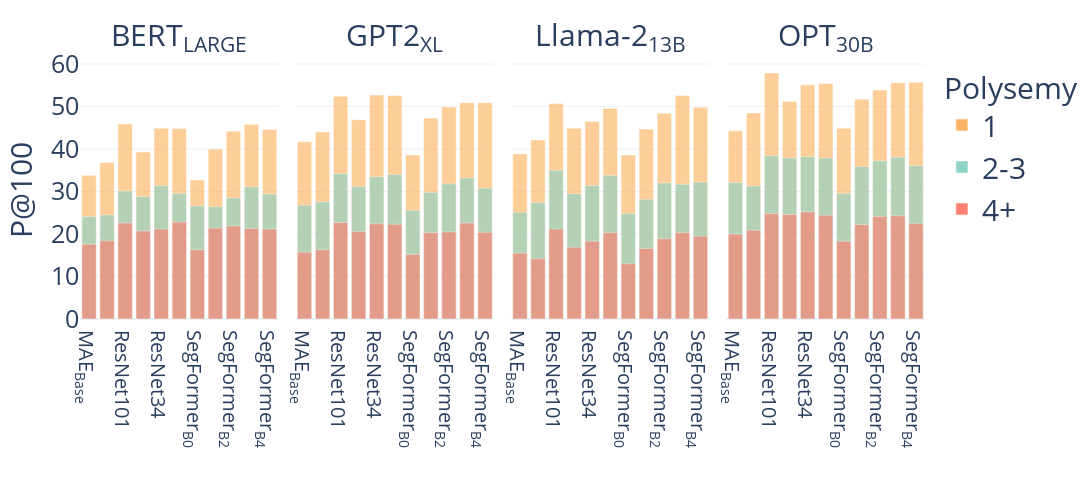

Here is the notebook cell this chart was saved with:
### Code cell
import plotly.express as px
# import plotly.graph_objects as go

# fig = go.Figure()
traces = []
# df['VM_Bins'] = table2['VM'] + '_' + table2['Bins']
color_scale = px.colors.qualitative.Set3

# Create stacked and grouped bar chart
fig = px.bar(table2, x='VM', y='P@100-CSLS', color='Bins', facet_col="LM",
             labels={'P@100-CSLS': 'P@100'},
            #  facet_col_wrap=3,
            #  category_orders={'VM': ['MAE-Huge', 'ResNet152', 'SegFormer-B5']},
             color_discrete_map={'1': color_scale[5],"2-3":color_scale[0],"4+":color_scale[3]},
             height=500, width=1500,
            #  facet_col_titles='none'
            #  barmode="group"
             )


for i, trace in enumerate(fig.data):
    # trace.marker.color = color_scale[i%3]  # Set color
    trace.marker.opacity = 0.65  # Set opacity


# Update layout for better appearance
fig.update_layout(barmode='overlay', showlegend=True,
                  font=dict(size=30),
                  yaxis=dict(title=dict(text='P@100', font=dict(size=30)), tickfont=dict(size=25)),  # Change y-axis font size
                  legend=dict(title=dict(text='Polysemy', font=dict(size=30))),
                  xaxis=dict(title=dict(text=''),tickfont=dict(size=20)),
                  xaxis2=dict(title=dict(text=''),tickfont=dict(size=20)),
                  xaxis3=dict(title=dict(text=''),tickfont=dict(size=20)),
                  xaxis4=dict(title=dict(text=''),tickfont=dict(size=20)),
                  template="plotly_white"
                  ) 

fig.for_each_annotation(lambda a: a.update(text=a.text.split("=")[-1]))

# fig.update_xaxes(title_text='', showgrid=False)

# fig.update_xaxes(title_font=dict(size=20), tickfont=dict(size=20))

# Show the plot
fig.show()
# fig.write_image(f"poly_remain_{set_name}.pdf")

### Figure 1 — Plotly figure (JSON) as saved in the notebook; plotly's stock layout.template omitted (floating-point values rounded to 4 significant figures)
{"data": [{"alignmentgroup": "True", "hovertemplate": "Bins=1<br>LM=BERT<sub>LARGE</sub><br>VM=%{x}<br>P@100=%{y}<extra></extra>", "legendgroup": "1", "marker": {"color": "rgb(253,180,98)", "opacity": 0.65, "pattern": {"shape": ""}}, "name": "1", "offsetgroup": "1", "orientation": "v", "showlegend": true, "textposition": "auto", "type": "bar", "x": ["MAE<sub>Base</sub>", "MAE<sub>Large</sub>", "ResNet101", "ResNet18", "ResNet34", "ResNet50", "SegFormer<sub>B0</sub>", "SegFormer<sub>B1</sub>", "SegFormer<sub>B2</sub>", "SegFormer<sub>B3</sub>", "SegFormer<sub>B4</sub>"], "xaxis": "x", "y": [33.8, 36.8, 45.9, 39.3, 44.9, 44.8, 32.7, 40, 44.2, 45.8, 44.6], "yaxis": "y"}, {"alignmentgroup": "True", "hovertemplate": "Bins=1<br>LM=GPT2<sub>XL</sub><br>VM=%{x}<br>P@100=%{y}<extra></extra>", "legendgroup": "1", "marker": {"color": "rgb(253,180,98)", "opacity": 0.65, "pattern": {"shape": ""}}, "name": "1", "offsetgroup": "1", "orientation": "v", "showlegend": false, "textposition": "auto", "type": "bar", "x": ["MAE<sub>Base</sub>", "MAE<sub>Large</sub>", "ResNet101", "ResNet18", "ResNet34", "ResNet50", "SegFormer<sub>B0</sub>", "SegFormer<sub>B1</sub>", "SegFormer<sub>B2</sub>", "SegFormer<sub>B3</sub>", "SegFormer<sub>B4</sub>"], "xaxis": "x2", "y": [41.7, 44, 52.4, 46.9, 52.7, 52.6, 38.6, 47.3, 49.9, 50.9, 50.9], "yaxis": "y2"}, {"alignmentgroup": "True", "hovertemplate": "Bins=1<br>LM=Llama-2<sub>13B</sub><br>VM=%{x}<br>P@100=%{y}<extra></extra>", "legendgroup": "1", "marker": {"color": "rgb(253,180,98)", "opacity": 0.65, "pattern": {"shape": ""}}, "name": "1", "offsetgroup": "1", "orientation": "v", "showlegend": false, "textposition": "auto", "type": "bar", "x": ["MAE<sub>Base</sub>", "MAE<sub>Large</sub>", "ResNet101", "ResNet18", "ResNet34", "ResNet50", "SegFormer<sub>B0</sub>", "SegFormer<sub>B1</sub>", "SegFormer<sub>B2</sub>", "SegFormer<sub>B3</sub>", "SegFormer<sub>B4</sub>"], "xaxis": "x3", "y": [38.9, 42.1, 50.7, 44.9, 46.5, 49.6, 38.6, 44.7, 48.4, 52.6, 49.8], "yaxis": "y3"}, {"alignmentgroup": "True", "hovertemplate": "Bins=1<br>LM=OPT<sub>30B</sub><br>VM=%{x}<br>P@100=%{y}<extra></extra>", "legendgroup": "1", "marker": {"color": "rgb(253,180,98)", "opacity": 0.65, "pattern": {"shape": ""}}, "name": "1", "offsetgroup": "1", "orientation": "v", "showlegend": false, "textposition": "auto", "type": "bar", "x": ["MAE<sub>Base</sub>", "MAE<sub>Large</sub>", "ResNet101", "ResNet18", "ResNet34", "ResNet50", "SegFormer<sub>B0</sub>", "SegFormer<sub>B1</sub>", "SegFormer<sub>B2</sub>", "SegFormer<sub>B3</sub>", "SegFormer<sub>B4</sub>"], "xaxis": "x4", "y": [44.3, 48.5, 57.9, 51.2, 55.1, 55.4, 44.9, 51.7, 53.9, 55.6, 55.7], "yaxis": "y4"}, {"alignmentgroup": "True", "hovertemplate": "Bins=2-3<br>LM=BERT<sub>LARGE</sub><br>VM=%{x}<br>P@100=%{y}<extra></extra>", "legendgroup": "2-3", "marker": {"color": "rgb(141,211,199)", "opacity": 0.65, "pattern": {"shape": ""}}, "name": "2-3", "offsetgroup": "2-3", "orientation": "v", "showlegend": true, "textposition": "auto", "type": "bar", "x": ["MAE<sub>Base</sub>", "MAE<sub>Large</sub>", "ResNet101", "ResNet18", "ResNet34", "ResNet50", "SegFormer<sub>B0</sub>", "SegFormer<sub>B1</sub>", "SegFormer<sub>B2</sub>", "SegFormer<sub>B3</sub>", "SegFormer<sub>B4</sub>"], "xaxis": "x", "y": [24.1, 24.5, 30.1, 28.8, 31.4, 29.6, 26.6, 26.4, 28.5, 31.1, 29.4], "yaxis": "y"}, {"alignmentgroup": "True", "hovertemplate": "Bins=2-3<br>LM=GPT2<sub>XL</sub><br>VM=%{x}<br>P@100=%{y}<extra></extra>", "legendgroup": "2-3", "marker": {"color": "rgb(141,211,199)", "opacity": 0.65, "pattern": {"shape": ""}}, "name": "2-3", "offsetgroup": "2-3", "orientation": "v", "showlegend": false, "textposition": "auto", "type": "bar", "x": ["MAE<sub>Base</sub>", "MAE<sub>Large</sub>", "ResNet101", "ResNet18", "ResNet34", "ResNet50", "SegFormer<sub>B0</sub>", "SegFormer<sub>B1</sub>", "SegFormer<sub>B2</sub>", "SegFormer<sub>B3</sub>", "SegFormer<sub>B4</sub>"], "xaxis": "x2", "y": [26.8, 27.6, 34.2, 31.2, 33.5, 34, 25.6, 29.8, 31.8, 33.2, 30.8], "yaxis": "y2"}, {"alignmentgroup": "True", "hovertemplate": "Bins=2-3<br>LM=Llama-2<sub>13B</sub><br>VM=%{x}<br>P@100=%{y}<extra></extra>", "legendgroup": "2-3", "marker": {"color": "rgb(141,211,199)", "opacity": 0.65, "pattern": {"shape": ""}}, "name": "2-3", "offsetgroup": "2-3", "orientation": "v", "showlegend": false, "textposition": "auto", "type": "bar", "x": ["MAE<sub>Base</sub>", "MAE<sub>Large</sub>", "ResNet101", "ResNet18", "ResNet34", "ResNet50", "SegFormer<sub>B0</sub>", "SegFormer<sub>B1</sub>", "SegFormer<sub>B2</sub>", "SegFormer<sub>B3</sub>", "SegFormer<sub>B4</sub>"], "xaxis": "x3", "y": [25.1, 27.4, 35, 29.5, 31.4, 33.8, 24.8, 28.2, 32, 31.7, 32.2], "yaxis": "y3"}, {"alignmentgroup": "True", "hovertemplate": "Bins=2-3<br>LM=OPT<sub>30B</sub><br>VM=%{x}<br>P@100=%{y}<extra></extra>", "legendgroup": "2-3", "marker": {"color": "rgb(141,211,199)", "opacity": 0.65, "pattern": {"shape": ""}}, "name": "2-3", "offsetgroup": "2-3", "orientation": "v", "showlegend": false, "textposition": "auto", "type": "bar", "x": ["MAE<sub>Base</sub>", "MAE<sub>Large</sub>", "ResNet101", "ResNet18", "ResNet34", "ResNet50", "SegFormer<sub>B0</sub>", "SegFormer<sub>B1</sub>", "SegFormer<sub>B2</sub>", "SegFormer<sub>B3</sub>", "SegFormer<sub>B4</sub>"], "xaxis": "x4", "y": [32.1, 31.3, 38.4, 37.9, 38.2, 37.9, 29.6, 35.9, 37.2, 38.1, 36.1], "yaxis": "y4"}, {"alignmentgroup": "True", "hovertemplate": "Bins=4+<br>LM=BERT<sub>LARGE</sub><br>VM=%{x}<br>P@100=%{y}<extra></extra>", "legendgroup": "4+", "marker": {"color": "rgb(251,128,114)", "opacity": 0.65, "pattern": {"shape": ""}}, "name": "4+", "offsetgroup": "4+", "orientation": "v", "showlegend": true, "textposition": "auto", "type": "bar", "x": ["MAE<sub>Base</sub>", "MAE<sub>Large</sub>", "ResNet101", "ResNet18", "ResNet34", "ResNet50", "SegFormer<sub>B0</sub>", "SegFormer<sub>B1</sub>", "SegFormer<sub>B2</sub>", "SegFormer<sub>B3</sub>", "SegFormer<sub>B4</sub>"], "xaxis": "x", "y": [17.6, 18.4, 22.6, 20.7, 21.2, 22.8, 16.3, 21.4, 21.9, 21.3, 21.2], "yaxis": "y"}, {"alignmentgroup": "True", "hovertemplate": "Bins=4+<br>LM=GPT2<sub>XL</sub><br>VM=%{x}<br>P@100=%{y}<extra></extra>", "legendgroup": "4+", "marker": {"color": "rgb(251,128,114)", "opacity": 0.65, "pattern": {"shape": ""}}, "name": "4+", "offsetgroup": "4+", "orientation": "v", "showlegend": false, "textposition": "auto", "type": "bar", "x": ["MAE<sub>Base</sub>", "MAE<sub>Large</sub>", "ResNet101", "ResNet18", "ResNet34", "ResNet50", "SegFormer<sub>B0</sub>", "SegFormer<sub>B1</sub>", "SegFormer<sub>B2</sub>", "SegFormer<sub>B3</sub>", "SegFormer<sub>B4</sub>"], "xaxis": "x2", "y": [15.7, 16.3, 22.7, 20.6, 22.4, 22.3, 15.2, 20.3, 20.5, 22.6, 20.4], "yaxis": "y2"}, {"alignmentgroup": "True", "hovertemplate": "Bins=4+<br>LM=Llama-2<sub>13B</sub><br>VM=%{x}<br>P@100=%{y}<extra></extra>", "legendgroup": "4+", "marker": {"color": "rgb(251,128,114)", "opacity": 0.65, "pattern": {"shape": ""}}, "name": "4+", "offsetgroup": "4+", "orientation": "v", "showlegend": false, "textposition": "auto", "type": "bar", "x": ["MAE<sub>Base</sub>", "MAE<sub>Large</sub>", "ResNet101", "ResNet18", "ResNet34", "ResNet50", "SegFormer<sub>B0</sub>", "SegFormer<sub>B1</sub>", "SegFormer<sub>B2</sub>", "SegFormer<sub>B3</sub>", "SegFormer<sub>B4</sub>"], "xaxis": "x3", "y": [15.5, 14.2, 21.2, 16.9, 18.3, 20.3, 13, 16.6, 18.9, 20.3, 19.5], "yaxis": "y3"}, {"alignmentgroup": "True", "hovertemplate": "Bins=4+<br>LM=OPT<sub>30B</sub><br>VM=%{x}<br>P@100=%{y}<extra></extra>", "legendgroup": "4+", "marker": {"color": "rgb(251,128,114)", "opacity": 0.65, "pattern": {"shape": ""}}, "name": "4+", "offsetgroup": "4+", "orientation": "v", "showlegend": false, "textposition": "auto", "type": "bar", "x": ["MAE<sub>Base</sub>", "MAE<sub>Large</sub>", "ResNet101", "ResNet18", "ResNet34", "ResNet50", "SegFormer<sub>B0</sub>", "SegFormer<sub>B1</sub>", "SegFormer<sub>B2</sub>", "SegFormer<sub>B3</sub>", "SegFormer<sub>B4</sub>"], "xaxis": "x4", "y": [20, 20.9, 24.8, 24.6, 25.2, 24.4, 18.3, 22.2, 24.1, 24.3, 22.5], "yaxis": "y4"}], "layout": {"annotations": [{"font": {}, "showarrow": false, "text": "BERT<sub>LARGE</sub>", "x": 0.1175, "xanchor": "center", "xref": "paper", "y": 1, "yanchor": "bottom", "yref": "paper"}, {"font": {}, "showarrow": false, "text": "GPT2<sub>XL</sub>", "x": 0.3725, "xanchor": "center", "xref": "paper", "y": 1, "yanchor": "bottom", "yref": "paper"}, {"font": {}, "showarrow": false, "text": "Llama-2<sub>13B</sub>", "x": 0.6275, "xanchor": "center", "xref": "paper", "y": 1, "yanchor": "bottom", "yref": "paper"}, {"font": {}, "showarrow": false, "text": "OPT<sub>30B</sub>", "x": 0.8825, "xanchor": "center", "xref": "paper", "y": 1, "yanchor": "bottom", "yref": "paper"}], "barmode": "overlay", "font": {"size": 30}, "height": 500, "legend": {"title": {"font": {"size": 30}, "text": "Polysemy"}, "tracegroupgap": 0}, "margin": {"t": 60}, "showlegend": true, "width": 1500, "xaxis": {"anchor": "y", "domain": [0, 0.235], "tickfont": {"size": 20}, "title": {"text": ""}}, "xaxis2": {"anchor": "y2", "domain": [0.255, 0.49], "matches": "x", "tickfont": {"size": 20}, "title": {"text": ""}}, "xaxis3": {"anchor": "y3", "domain": [0.51, 0.745], "matches": "x", "tickfont": {"size": 20}, "title": {"text": ""}}, "xaxis4": {"anchor": "y4", "domain": [0.765, 1.0], "matches": "x", "tickfont": {"size": 20}, "title": {"text": ""}}, "yaxis": {"anchor": "x", "domain": [0, 1], "tickfont": {"size": 25}, "title": {"font": {"size": 30}, "text": "P@100"}}, "yaxis2": {"anchor": "x2", "domain": [0, 1], "matches": "y", "showticklabels": false}, "yaxis3": {"anchor": "x3", "domain": [0, 1], "matches": "y", "showticklabels": false}, "yaxis4": {"anchor": "x4", "domain": [0, 1], "matches": "y", "showticklabels": false}}}
